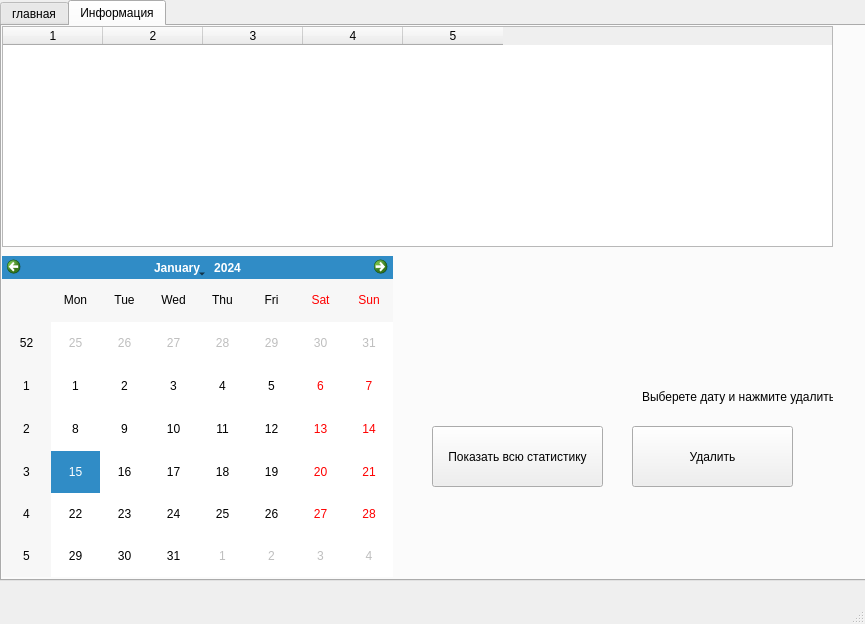
<?xml version="1.0" encoding="UTF-8"?>
<ui version="4.0">
 <class>MainWindow</class>
 <widget class="QMainWindow" name="MainWindow">
  <property name="geometry">
   <rect>
    <x>0</x>
    <y>0</y>
    <width>865</width>
    <height>624</height>
   </rect>
  </property>
  <property name="windowTitle">
   <string>Здоровое тело</string>
  </property>
  <widget class="QWidget" name="centralwidget">
   <widget class="QTabWidget" name="tbt_main">
    <property name="geometry">
     <rect>
      <x>0</x>
      <y>0</y>
      <width>881</width>
      <height>581</height>
     </rect>
    </property>
    <property name="currentIndex">
     <number>1</number>
    </property>
    <widget class="QWidget" name="main">
     <attribute name="title">
      <string>главная</string>
     </attribute>
     <widget class="QLabel" name="lbl_im">
      <property name="geometry">
       <rect>
        <x>280</x>
        <y>210</y>
        <width>341</width>
        <height>241</height>
       </rect>
      </property>
      <property name="text">
       <string/>
      </property>
      <property name="pixmap">
       <pixmap>../../Downloads/pi.jpg</pixmap>
      </property>
     </widget>
     <widget class="QWidget" name="horizontalLayoutWidget">
      <property name="geometry">
       <rect>
        <x>40</x>
        <y>130</y>
        <width>781</width>
        <height>80</height>
       </rect>
      </property>
      <layout class="QHBoxLayout" name="horizontalLayout">
       <item>
        <widget class="QPushButton" name="btn_spent">
         <property name="text">
          <string>Расчёт потраченных каллорий</string>
         </property>
        </widget>
       </item>
       <item>
        <widget class="QPushButton" name="btn_youself">
         <property name="text">
          <string>О себе</string>
         </property>
        </widget>
       </item>
       <item>
        <widget class="QPushButton" name="btn_add">
         <property name="text">
          <string>Изменить данные</string>
         </property>
        </widget>
       </item>
       <item>
        <widget class="QPushButton" name="btn_received">
         <property name="text">
          <string>Расчёт полученных каллорий</string>
         </property>
        </widget>
       </item>
      </layout>
     </widget>
     <widget class="QLabel" name="lbl_hi">
      <property name="geometry">
       <rect>
        <x>330</x>
        <y>0</y>
        <width>251</width>
        <height>131</height>
       </rect>
      </property>
      <property name="font">
       <font>
        <pointsize>22</pointsize>
       </font>
      </property>
      <property name="text">
       <string>ЗДОРОВОЕ ТЕЛО</string>
      </property>
      <property name="textFormat">
       <enum>Qt::RichText</enum>
      </property>
     </widget>
    </widget>
    <widget class="QWidget" name="info">
     <attribute name="title">
      <string>Информация</string>
     </attribute>
     <widget class="QTableWidget" name="tb_info">
      <property name="geometry">
       <rect>
        <x>0</x>
        <y>0</y>
        <width>831</width>
        <height>221</height>
       </rect>
      </property>
      <property name="columnCount">
       <number>5</number>
      </property>
      <attribute name="horizontalHeaderCascadingSectionResizes">
       <bool>false</bool>
      </attribute>
      <column/>
      <column/>
      <column/>
      <column/>
      <column/>
     </widget>
     <widget class="QCalendarWidget" name="clc_data">
      <property name="geometry">
       <rect>
        <x>0</x>
        <y>230</y>
        <width>391</width>
        <height>321</height>
       </rect>
      </property>
     </widget>
     <widget class="QLabel" name="lbl_error">
      <property name="geometry">
       <rect>
        <x>390</x>
        <y>230</y>
        <width>241</width>
        <height>111</height>
       </rect>
      </property>
      <property name="text">
       <string/>
      </property>
     </widget>
     <widget class="QPushButton" name="btn_info">
      <property name="geometry">
       <rect>
        <x>430</x>
        <y>400</y>
        <width>171</width>
        <height>61</height>
       </rect>
      </property>
      <property name="text">
       <string>Показать всю статистику</string>
      </property>
     </widget>
     <widget class="QPushButton" name="btn_del">
      <property name="geometry">
       <rect>
        <x>630</x>
        <y>400</y>
        <width>161</width>
        <height>61</height>
       </rect>
      </property>
      <property name="text">
       <string>Удалить</string>
      </property>
     </widget>
     <widget class="QLabel" name="lbl_del">
      <property name="geometry">
       <rect>
        <x>640</x>
        <y>350</y>
        <width>191</width>
        <height>41</height>
       </rect>
      </property>
      <property name="text">
       <string>Выберете дату и нажмите удалить</string>
      </property>
     </widget>
    </widget>
   </widget>
  </widget>
  <widget class="QMenuBar" name="menubar">
   <property name="geometry">
    <rect>
     <x>0</x>
     <y>0</y>
     <width>865</width>
     <height>21</height>
    </rect>
   </property>
  </widget>
  <widget class="QStatusBar" name="statusbar"/>
 </widget>
 <resources/>
 <connections/>
</ui>
